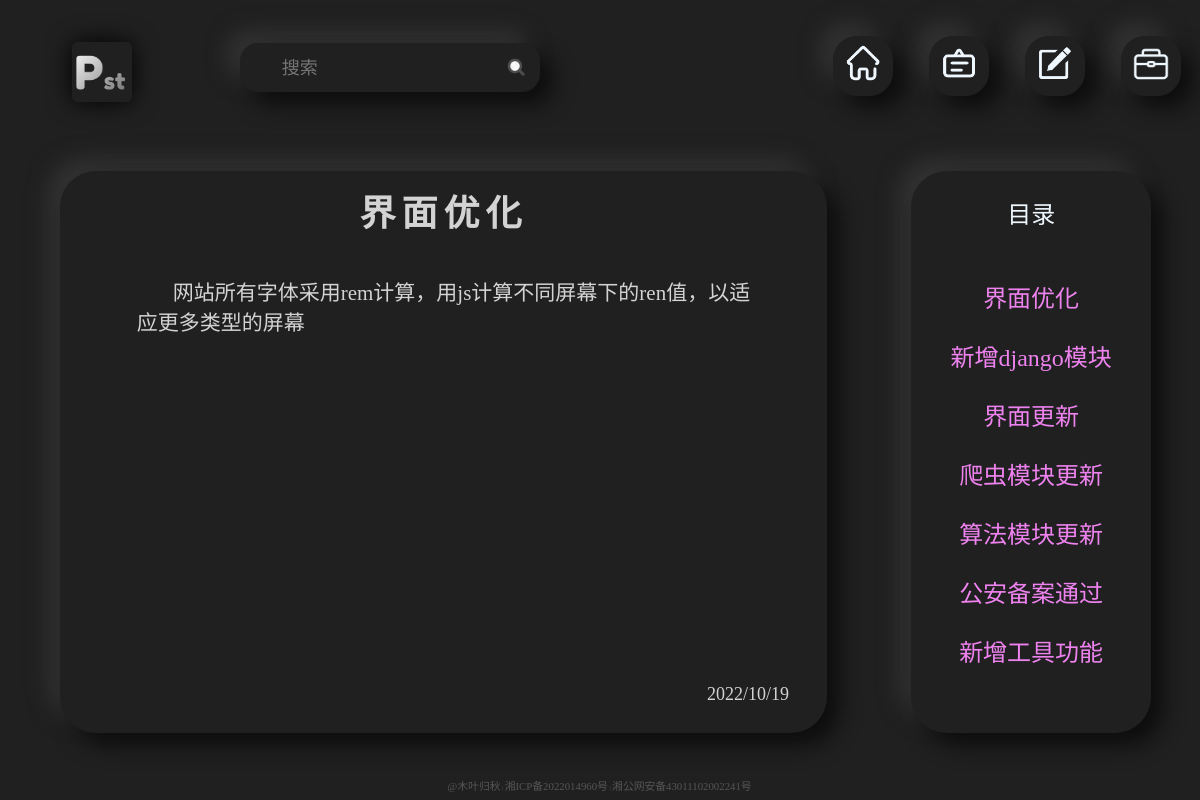
Page /notice/0 on the committed database.
### index/models.py (models this page shows, shortened)
class Notice(models.Model):
    id = models.IntegerField(primary_key=True)
    title = models.CharField(max_length=30)
    content = models.TextField()
    times = models.CharField(max_length=15)
    class Meta:
        verbose_name = '公告'
        verbose_name_plural = '公告'

### index/views.py (the view)
# urls.py: path('notice/<int:id>', notice, name='notice'),
def notice(request, id):
    notices = Notice.objects.all().order_by('-id')
    if id == 0:
        id = notices[0].id
    content = Notice.objects.filter(id=id)[0]
    return render(request, 'notice.html', locals())

### templates/notice.html (shortened to what this page needs)
{% extends "base.html" %}
{% block static %}
    {% load static %}
    <link rel="stylesheet" href="{% static 'index/notice.css' %}">
{% endblock %}
{% block body %}
    <div class="notice_warp">
        <div class="left">
            <div class="content">
                <h3>{{ content.title }}</h3>
                <pre>{{ content.content }}</pre>
                <span>{{ content.times }}</span>
            </div>
        </div>
        <div class="right">
            <p>目录</p>
            <div class="catalog">
                {% for it in notices %}
                    <p><a href="{% url 'notice' it.id %}">{{ it.title }}</a></p>
                {% endfor %}
            </div>
        </div>
    </div>
{% endblock %}

### templates/base.html (shortened to what this page needs)
<!DOCTYPE html>
<html lang="en">
<head>
    {% load static %}
    <link rel="stylesheet" href="{% static "base.css" %}">
    {% block static %}
    {% endblock %}
</head>
<body>
    <div class="index_list">
        <div class="logo"><img src="{% static 'logo.png' %}"></div>
        <div class="form">
            <form action="{% url 'search' %}" method="get">
                <input name="q" type="text" class="search" placeholder="搜索" autocomplete="off">
                <input type="submit" class="btn" value="">
            </form>
        </div>
        <div class="warp_btn">
            <div class="button">
                <div class="img">
                    <img src="{% static 'tool.png' %}">
                </div>
            </div>
            <div class="button">
                <div class="img">
                    <img src="{% static 'feedback.png' %}">
                </div>
            </div>
            <div class="button">
                <div class="img">
                    <img src="{% static 'notice.png' %}">
                </div>
            </div>
            <div class="button">
                <div class="img">
                    <img src="{% static 'main.png' %}">
                </div>
            </div>
        </div>
    </div>
    {% block body %}
    {% endblock %}
    <div class="safe">
        <a href="https://leafbackaut.cn" target="_blank">@木叶归秋</a>
        <a href="https://beian.miit.gov.cn/#/Integrated/index" target="_blank">湘ICP备2022014960号</a>
        <a href="https://www.beian.gov.cn/portal/registerSystemInfo" target="_blank">湘公网安备43011102002241号</a>
    </div>
</body>
</html>

### publicStatic/base.css (style rules this page uses)
html { font-size: 10px; font-family: 微软雅黑; }
body { background-color: #202020; padding: 0; margin: 0; }
.index_list { width: 100%; height: 15%; position: absolute; }
.logo { height: 10rem; width: 10rem; top: 35%; left: 6%; position: absolute; background-color: #202020; box-shadow: 0 0 4rem black; overflow: hidden; border-radius: 1rem; }
.logo img { width: 90%; height: 90%; right: 5%; bottom: 5%; position: absolute; }
.warp_btn { height: 70%; width: 70%; top: 30%; right: 0; position: absolute; }
.button { overflow: hidden; height: 10rem; width: 10rem; float: right; margin-left: 3rem; margin-right: 3rem; border-radius: 4rem; transition: all 0.5s ease-out; box-shadow: 2rem 2rem 3.5rem #0d0d0d, -2rem -2rem 3.5rem #333333; }
.img { display: inline-block; background-color: #202020; height: 10rem; width: 10rem; border-radius: 4rem; transition: all 0.5s ease-out; }
.img img { width: 6rem; height: 6rem; left: 2rem; top: 1.5rem; position: relative; }
.form { width: 25%; height: 8.2rem; left: 20%; top: 36%; position: absolute; border-radius: 3rem; box-shadow: 2rem 2rem 3.5rem #0d0d0d, -2rem -2rem 3.5rem #333333; }
.search { left: 10%; bottom: 1.5rem; width: 72%; height: 4.5rem; outline: none; border: none; color: aliceblue; padding-left: 2rem; position: absolute; font-size: 3rem; background: none; }
.btn { height: 4rem; width: 4rem; position: absolute; top: 2rem; right: 2rem; border: none; outline: none; cursor: pointer; background: url("fdj3.png") no-repeat; background-size: 100% auto; }
.safe { bottom: 1rem; left: 50%; transform: translateX(-50%); position: absolute; }
.safe a { text-decoration: none; color: #555555; font-size: 1.8rem; transition: all 0.4s; }

### publicStatic/index/notice.css (style rules this page uses)
.notice_warp { width: 100%; height: 80%; top: 15%; left: 0; position: absolute; }
.left { width: 64%; height: 88%; left: 5%; top: 8%; position: absolute; }
.right { width: 20%; height: 88%; background-color: #202020; right: 4%; top: 8%; position: absolute; border-radius: 6rem; box-shadow: 2rem 2rem 3.5rem #0d0d0d, -2rem -2rem 3.5rem #333333; }
.content { width: 100%; height: 100%; top: 0; position: absolute; border-radius: 6rem; box-shadow: 2rem 2rem 3.5rem #0d0d0d, -2rem -2rem 3.5rem #333333; }
.content h3 { width: 80%; left: 10%; top: -4%; color: lightgray; font-size: 6rem; position: absolute; letter-spacing: 1rem; text-align: center; }
.content pre { width: 80%; left: 10%; top: 15%; color: lightgray; font-size: 3.5rem; text-indent: 6rem; position: absolute; white-space: pre-wrap; font-family: "微软雅黑"; }
.content span { bottom: 5%; right: 5%; font-size: 3rem; color: lightgray; position: absolute; }
.right p { text-align: center; font-size: 4rem; color: aliceblue; }
.catalog { height: 75%; width: 80%; left: 10%; bottom: 10%; position: absolute; overflow-y: scroll; }
.catalog a { text-decoration: none; color: violet; }

### rows in the picture
Notice: title "界面优化", content "网站所有字体采用rem计算，用js计算不同屏幕下的ren值，以适应更多类型的屏幕", times "2022/10/19"
Notice: title "新增django模块"
Notice: title "界面更新"
Notice: title "爬虫模块更新"
Notice: title "算法模块更新"
Notice: title "公安备案通过"
Notice: title "新增工具功能"
